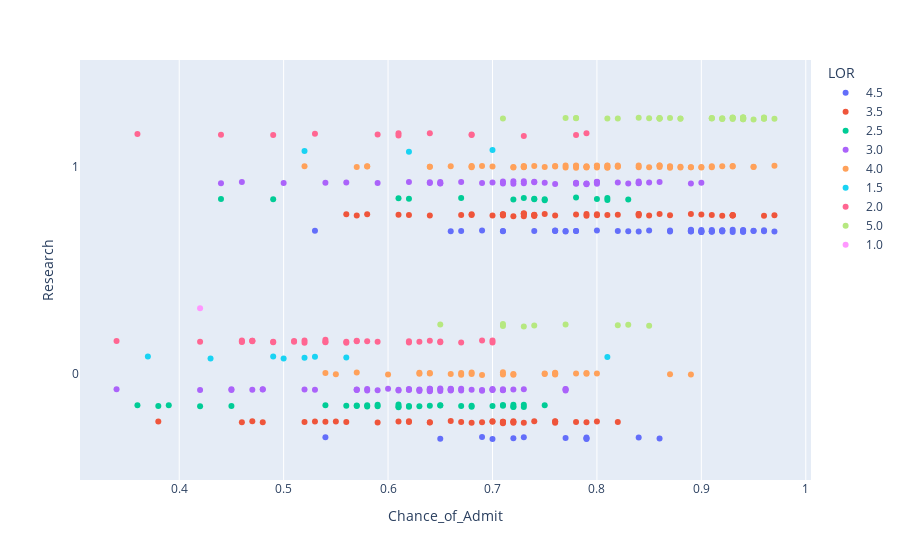

Write notebook code for a chart like this one.
### Code cell
px.strip(data, x="Chance_of_Admit", y="Research", orientation="h", color="LOR")

### Figure 1 — Plotly figure (JSON) as saved in the notebook; plotly's stock layout.template omitted (floating-point values rounded to 4 significant figures)
{"data": [{"alignmentgroup": "True", "boxpoints": "all", "fillcolor": "rgba(255,255,255,0)", "hoveron": "points", "hovertemplate": "LOR=4.5<br>Chance_of_Admit=%{x}<br>Research=%{y}<extra></extra>", "legendgroup": "4.5", "line": {"color": "rgba(255,255,255,0)"}, "marker": {"color": "#636efa"}, "name": "4.5", "offsetgroup": "4.5", "orientation": "h", "pointpos": 0, "showlegend": true, "type": "box", "x": [0.92, 0.76, 0.84, 0.78, 0.95, 0.94, 0.91, 0.76, 0.92, 0.92, 0.94, 0.9, 0.69, 0.87, 0.91, 0.66, 0.94, 0.96, 0.77, 0.79, 0.89, 0.89, 0.9, 0.89, 0.7, 0.72, 0.97, 0.96, 0.93, 0.91, 0.73, 0.85, 0.93, 0.79, 0.9, 0.89, 0.8, 0.94, 0.89, 0.86, 0.9, 0.78, 0.83, 0.74, 0.91, 0.76, 0.77, 0.69, 0.95, 0.92, 0.87, 0.79, 0.82, 0.89, 0.77, 0.54, 0.71, 0.9, 0.71, 0.65, 0.67, 0.53, 0.84], "x0": " ", "xaxis": "x", "y": [1, 1, 1, 1, 1, 1, 1, 1, 1, 1, 1, 1, 1, 1, 1, 1, 1, 1, 0, 0, 1, 1, 1, 1, 0, 0, 1, 1, 1, 1, 0, 1, 1, 0, 1, 1, 1, 1, 1, 0, 1, 1, 1, 1, 1, 1, 1, 0, 1, 1, 1, 0, 1, 1, 1, 0, 1, 1, 1, 0, 1, 1, 0], "y0": " ", "yaxis": "y"}, {"alignmentgroup": "True", "boxpoints": "all", "fillcolor": "rgba(255,255,255,0)", "hoveron": "points", "hovertemplate": "LOR=3.5<br>Chance_of_Admit=%{x}<br>Research=%{y}<extra></extra>", "legendgroup": "3.5", "line": {"color": "rgba(255,255,255,0)"}, "marker": {"color": "#EF553B"}, "name": "3.5", "offsetgroup": "3.5", "orientation": "h", "pointpos": 0, "showlegend": true, "type": "box", "x": [0.72, 0.97, 0.76, 0.48, 0.56, 0.7, 0.52, 0.55, 0.57, 0.76, 0.72, 0.64, 0.74, 0.38, 0.71, 0.62, 0.62, 0.72, 0.56, 0.47, 0.71, 0.61, 0.71, 0.78, 0.9, 0.92, 0.8, 0.96, 0.8, 0.68, 0.85, 0.82, 0.68, 0.93, 0.93, 0.78, 0.84, 0.74, 0.71, 0.69, 0.64, 0.7, 0.72, 0.71, 0.71, 0.87, 0.73, 0.66, 0.81, 0.79, 0.76, 0.71, 0.73, 0.74, 0.79, 0.76, 0.75, 0.8, 0.71, 0.79, 0.59, 0.74, 0.64, 0.73, 0.68, 0.93, 0.73, 0.62, 0.46, 0.53, 0.84, 0.82, 0.84, 0.91, 0.58, 0.74, 0.73, 0.61, 0.67, 0.93, 0.71, 0.89, 0.86, 0.67, 0.7, 0.54], "x0": " ", "xaxis": "x", "y": [1, 1, 0, 0, 1, 0, 0, 0, 1, 0, 0, 0, 1, 0, 1, 0, 1, 0, 0, 0, 1, 0, 0, 0, 1, 1, 1, 1, 0, 1, 1, 0, 0, 1, 1, 1, 1, 0, 0, 0, 0, 0, 0, 0, 1, 1, 1, 0, 1, 0, 0, 0, 1, 1, 1, 1, 1, 1, 1, 1, 0, 1, 1, 0, 1, 1, 1, 0, 0, 0, 1, 1, 1, 1, 1, 1, 1, 1, 1, 1, 0, 1, 1, 0, 1, 0], "y0": " ", "yaxis": "y"}, {"alignmentgroup": "True", "boxpoints": "all", "fillcolor": "rgba(255,255,255,0)", "hoveron": "points", "hovertemplate": "LOR=2.5<br>Chance_of_Admit=%{x}<br>Research=%{y}<extra></extra>", "legendgroup": "2.5", "line": {"color": "rgba(255,255,255,0)"}, "marker": {"color": "#00cc96"}, "name": "2.5", "offsetgroup": "2.5", "orientation": "h", "pointpos": 0, "showlegend": true, "type": "box", "x": [0.8, 0.54, 0.44, 0.49, 0.72, 0.36, 0.42, 0.45, 0.57, 0.81, 0.75, 0.7, 0.65, 0.61, 0.71, 0.73, 0.73, 0.61, 0.74, 0.81, 0.74, 0.75, 0.71, 0.72, 0.58, 0.68, 0.62, 0.58, 0.62, 0.67, 0.75, 0.72, 0.63, 0.57, 0.72, 0.39, 0.38, 0.56, 0.64, 0.62, 0.61, 0.61, 0.65, 0.73, 0.59, 0.67, 0.59, 0.78, 0.83, 0.68], "x0": " ", "xaxis": "x", "y": [1, 0, 1, 1, 1, 0, 0, 0, 0, 1, 0, 0, 0, 0, 0, 0, 0, 0, 1, 1, 1, 1, 0, 0, 0, 0, 0, 0, 0, 0, 1, 0, 0, 0, 0, 0, 0, 0, 0, 1, 1, 0, 0, 1, 0, 1, 0, 1, 1, 0], "y0": " ", "yaxis": "y"}, {"alignmentgroup": "True", "boxpoints": "all", "fillcolor": "rgba(255,255,255,0)", "hoveron": "points", "hovertemplate": "LOR=3.0<br>Chance_of_Admit=%{x}<br>Research=%{y}<extra></extra>", "legendgroup": "3.0", "line": {"color": "rgba(255,255,255,0)"}, "marker": {"color": "#ab63fa"}, "name": "3.0", "offsetgroup": "3.0", "orientation": "h", "pointpos": 0, "showlegend": true, "type": "box", "x": [0.65, 0.9, 0.45, 0.62, 0.66, 0.65, 0.63, 0.62, 0.65, 0.46, 0.78, 0.64, 0.64, 0.48, 0.47, 0.54, 0.56, 0.61, 0.74, 0.5, 0.66, 0.34, 0.44, 0.48, 0.64, 0.74, 0.61, 0.59, 0.57, 0.64, 0.85, 0.84, 0.71, 0.8, 0.84, 0.83, 0.79, 0.77, 0.53, 0.67, 0.68, 0.64, 0.65, 0.72, 0.73, 0.71, 0.84, 0.77, 0.73, 0.72, 0.57, 0.63, 0.64, 0.64, 0.82, 0.6, 0.7, 0.76, 0.7, 0.72, 0.78, 0.7, 0.8, 0.58, 0.64, 0.66, 0.65, 0.69, 0.7, 0.67, 0.65, 0.8, 0.8, 0.75, 0.58, 0.62, 0.59, 0.69, 0.86, 0.67, 0.89, 0.79, 0.71, 0.71, 0.77, 0.63, 0.66, 0.78, 0.52, 0.42, 0.64, 0.66, 0.79, 0.69, 0.62, 0.57, 0.45, 0.71, 0.73], "x0": " ", "xaxis": "x", "y": [0, 1, 0, 1, 0, 1, 0, 0, 1, 1, 1, 0, 0, 0, 0, 1, 1, 0, 1, 1, 0, 0, 1, 0, 0, 1, 0, 1, 0, 1, 1, 1, 1, 1, 1, 1, 1, 0, 0, 0, 0, 0, 0, 0, 0, 0, 1, 0, 1, 1, 0, 0, 0, 0, 1, 0, 1, 1, 0, 1, 1, 0, 1, 0, 1, 0, 1, 0, 0, 0, 0, 1, 1, 1, 0, 0, 0, 0, 1, 1, 1, 1, 1, 0, 0, 0, 0, 1, 0, 0, 0, 0, 1, 1, 0, 0, 0, 0, 1], "y0": " ", "yaxis": "y"}, {"alignmentgroup": "True", "boxpoints": "all", "fillcolor": "rgba(255,255,255,0)", "hoveron": "points", "hovertemplate": "LOR=4.0<br>Chance_of_Admit=%{x}<br>Research=%{y}<extra></extra>", "legendgroup": "4.0", "line": {"color": "rgba(255,255,255,0)"}, "marker": {"color": "#FFA15A"}, "name": "4.0", "offsetgroup": "4.0", "orientation": "h", "pointpos": 0, "showlegend": true, "type": "box", "x": [0.75, 0.68, 0.52, 0.74, 0.9, 0.64, 0.87, 0.91, 0.88, 0.89, 0.78, 0.68, 0.78, 0.84, 0.72, 0.64, 0.86, 0.79, 0.57, 0.68, 0.69, 0.89, 0.82, 0.76, 0.97, 0.93, 0.79, 0.81, 0.78, 0.64, 0.87, 0.75, 0.72, 0.9, 0.86, 0.69, 0.66, 0.68, 0.79, 0.82, 0.85, 0.76, 0.75, 0.76, 0.71, 0.63, 0.91, 0.88, 0.63, 0.8, 0.77, 0.76, 0.71, 0.7, 0.67, 0.68, 0.93, 0.92, 0.8, 0.84, 0.66, 0.73, 0.72, 0.81, 0.73, 0.81, 0.81, 0.73, 0.79, 0.77, 0.95, 0.78, 0.82, 0.76, 0.89, 0.67, 0.95, 0.58, 0.57, 0.54, 0.72, 0.6, 0.86, 0.55, 0.58, 0.8, 0.73, 0.87, 0.64, 0.79, 0.8, 0.79, 0.76, 0.87], "x0": " ", "xaxis": "x", "y": [1, 0, 1, 1, 1, 0, 0, 1, 1, 0, 1, 1, 1, 1, 1, 1, 1, 1, 0, 0, 1, 1, 1, 0, 1, 1, 0, 1, 0, 1, 1, 0, 0, 1, 1, 0, 1, 1, 1, 1, 1, 0, 0, 0, 0, 0, 1, 1, 0, 1, 1, 0, 0, 1, 0, 1, 1, 1, 1, 1, 0, 1, 0, 1, 1, 1, 1, 1, 1, 1, 1, 1, 1, 1, 1, 0, 1, 1, 1, 0, 1, 0, 1, 0, 1, 0, 1, 1, 0, 1, 1, 0, 1, 1], "y0": " ", "yaxis": "y"}, {"alignmentgroup": "True", "boxpoints": "all", "fillcolor": "rgba(255,255,255,0)", "hoveron": "points", "hovertemplate": "LOR=1.5<br>Chance_of_Admit=%{x}<br>Research=%{y}<extra></extra>", "legendgroup": "1.5", "line": {"color": "rgba(255,255,255,0)"}, "marker": {"color": "#19d3f3"}, "name": "1.5", "offsetgroup": "1.5", "orientation": "h", "pointpos": 0, "showlegend": true, "type": "box", "x": [0.5, 0.52, 0.7, 0.49, 0.52, 0.43, 0.81, 0.56, 0.53, 0.37, 0.62], "x0": " ", "xaxis": "x", "y": [0, 0, 1, 0, 1, 0, 0, 0, 0, 0, 1], "y0": " ", "yaxis": "y"}, {"alignmentgroup": "True", "boxpoints": "all", "fillcolor": "rgba(255,255,255,0)", "hoveron": "points", "hovertemplate": "LOR=2.0<br>Chance_of_Admit=%{x}<br>Research=%{y}<extra></extra>", "legendgroup": "2.0", "line": {"color": "rgba(255,255,255,0)"}, "marker": {"color": "#FF6692"}, "name": "2.0", "offsetgroup": "2.0", "orientation": "h", "pointpos": 0, "showlegend": true, "type": "box", "x": [0.61, 0.64, 0.7, 0.46, 0.54, 0.58, 0.53, 0.46, 0.36, 0.42, 0.64, 0.44, 0.46, 0.78, 0.52, 0.57, 0.67, 0.59, 0.65, 0.54, 0.56, 0.56, 0.61, 0.62, 0.54, 0.79, 0.63, 0.69, 0.73, 0.47, 0.49, 0.47, 0.57, 0.7, 0.51, 0.34, 0.47, 0.49, 0.59, 0.49, 0.52, 0.51, 0.68, 0.62, 0.65, 0.68], "x0": " ", "xaxis": "x", "y": [1, 1, 0, 0, 0, 0, 1, 0, 1, 0, 0, 1, 0, 1, 0, 0, 0, 0, 0, 0, 0, 0, 1, 0, 0, 1, 0, 0, 1, 0, 0, 0, 0, 0, 0, 0, 0, 0, 1, 1, 0, 0, 1, 0, 0, 1], "y0": " ", "yaxis": "y"}, {"alignmentgroup": "True", "boxpoints": "all", "fillcolor": "rgba(255,255,255,0)", "hoveron": "points", "hovertemplate": "LOR=5.0<br>Chance_of_Admit=%{x}<br>Research=%{y}<extra></extra>", "legendgroup": "5.0", "line": {"color": "rgba(255,255,255,0)"}, "marker": {"color": "#B6E880"}, "name": "5.0", "offsetgroup": "5.0", "orientation": "h", "pointpos": 0, "showlegend": true, "type": "box", "x": [0.94, 0.94, 0.88, 0.86, 0.82, 0.94, 0.96, 0.93, 0.74, 0.96, 0.93, 0.94, 0.92, 0.94, 0.86, 0.65, 0.86, 0.88, 0.87, 0.94, 0.97, 0.95, 0.94, 0.86, 0.85, 0.78, 0.77, 0.83, 0.77, 0.82, 0.94, 0.85, 0.91, 0.96, 0.96, 0.94, 0.91, 0.92, 0.71, 0.71, 0.71, 0.92, 0.91, 0.93, 0.84, 0.78, 0.81, 0.96, 0.93, 0.73], "x0": " ", "xaxis": "x", "y": [1, 1, 1, 1, 1, 1, 1, 1, 0, 1, 1, 1, 1, 1, 1, 0, 1, 1, 1, 1, 1, 1, 1, 1, 0, 1, 1, 0, 0, 0, 1, 1, 1, 1, 1, 1, 1, 1, 0, 1, 0, 1, 1, 1, 1, 1, 1, 1, 1, 0], "y0": " ", "yaxis": "y"}, {"alignmentgroup": "True", "boxpoints": "all", "fillcolor": "rgba(255,255,255,0)", "hoveron": "points", "hovertemplate": "LOR=1.0<br>Chance_of_Admit=%{x}<br>Research=%{y}<extra></extra>", "legendgroup": "1.0", "line": {"color": "rgba(255,255,255,0)"}, "marker": {"color": "#FF97FF"}, "name": "1.0", "offsetgroup": "1.0", "orientation": "h", "pointpos": 0, "showlegend": true, "type": "box", "x": [0.42], "x0": " ", "xaxis": "x", "y": [0], "y0": " ", "yaxis": "y"}], "layout": {"boxmode": "group", "legend": {"title": {"text": "LOR"}, "tracegroupgap": 0}, "margin": {"t": 60}, "xaxis": {"anchor": "y", "domain": [0, 1], "title": {"text": "Chance_of_Admit"}}, "yaxis": {"anchor": "x", "domain": [0, 1], "title": {"text": "Research"}}}}
